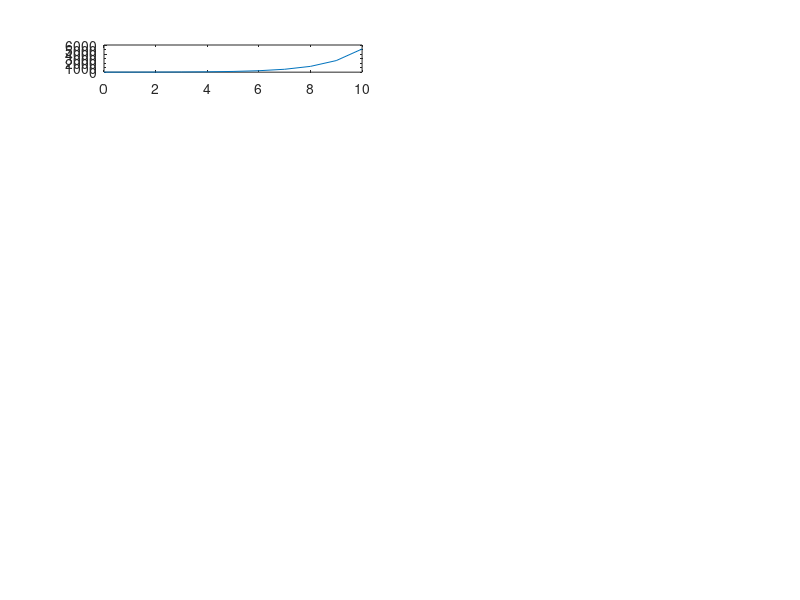

This chart was generated by the following MATLAB code: (Note: this script raises an error after producing the figure.)

n = 0:1:10;

i = 1;
for a = [5+4j,4]
   for alpha = [2 0.5 -0.5 -2]
        x = a.* alpha.^(n);
        
        subplot( 8, 2, i)
        plot( n, real(x)),title("Real component : alpha = " + alpha + " a = " + a );
        
        subplot( 8, 2, i+1)
        plot( n, imag(x)),title("Imaginary component : alpha = " + alpha + " a = " + a );
        i = i + 2;
        
   end
end